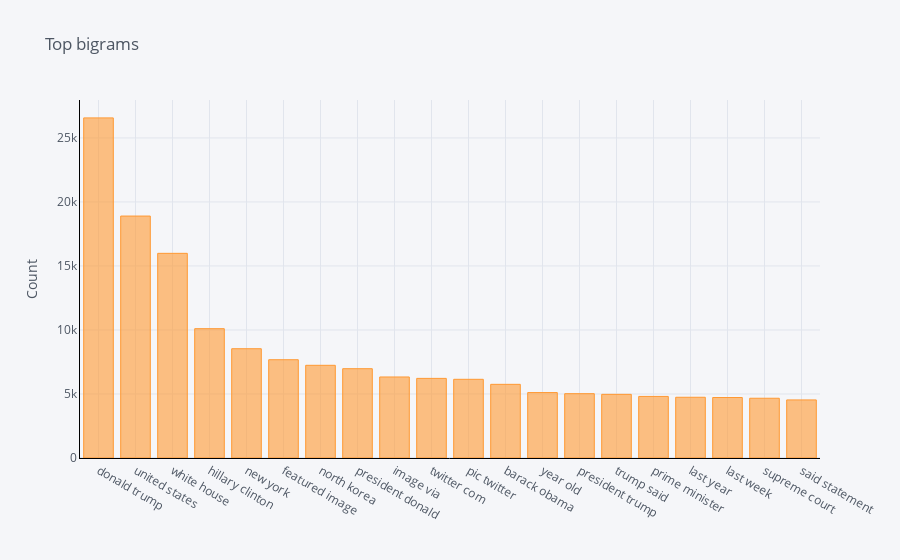

Notebook code for this chart:
### Code cell
#Creating the dataframe of word and frequency
df_double = pd.DataFrame(common_words, columns = ['news' , 'count'])

#Group by words and plot the sum
fig = df_double.groupby('news').sum()['count'].sort_values(ascending=False).iplot(kind='bar', yTitle='Count', linecolor='black', title='Top bigrams')

### Figure 1 — Plotly figure (JSON) as saved in the notebook; plotly's stock layout.template omitted (floating-point values rounded to 4 significant figures)
{"data": [{"marker": {"color": "rgba(255, 153, 51, 0.6)", "line": {"color": "rgba(255, 153, 51, 1.0)", "width": 1}}, "name": "count", "orientation": "v", "text": "", "type": "bar", "x": ["donald trump", "united states", "white house", "hillary clinton", "new york", "featured image", "north korea", "president donald", "image via", "twitter com", "pic twitter", "barack obama", "year old", "president trump", "trump said", "prime minister", "last year", "last week", "supreme court", "said statement"], "y": [26568, 18900, 15988, 10102, 8537, 7677, 7241, 6976, 6329, 6220, 6148, 5755, 5111, 5025, 4972, 4810, 4746, 4725, 4668, 4537]}], "layout": {"legend": {"bgcolor": "#F5F6F9", "font": {"color": "#4D5663"}}, "paper_bgcolor": "#F5F6F9", "plot_bgcolor": "#F5F6F9", "title": {"font": {"color": "#4D5663"}, "text": "Top bigrams"}, "xaxis": {"gridcolor": "#E1E5ED", "linecolor": "black", "showgrid": true, "tickfont": {"color": "#4D5663"}, "title": {"font": {"color": "#4D5663"}, "text": ""}, "zerolinecolor": "#E1E5ED"}, "yaxis": {"gridcolor": "#E1E5ED", "linecolor": "black", "showgrid": true, "tickfont": {"color": "#4D5663"}, "title": {"font": {"color": "#4D5663"}, "text": "Count"}, "zerolinecolor": "#E1E5ED"}}}
